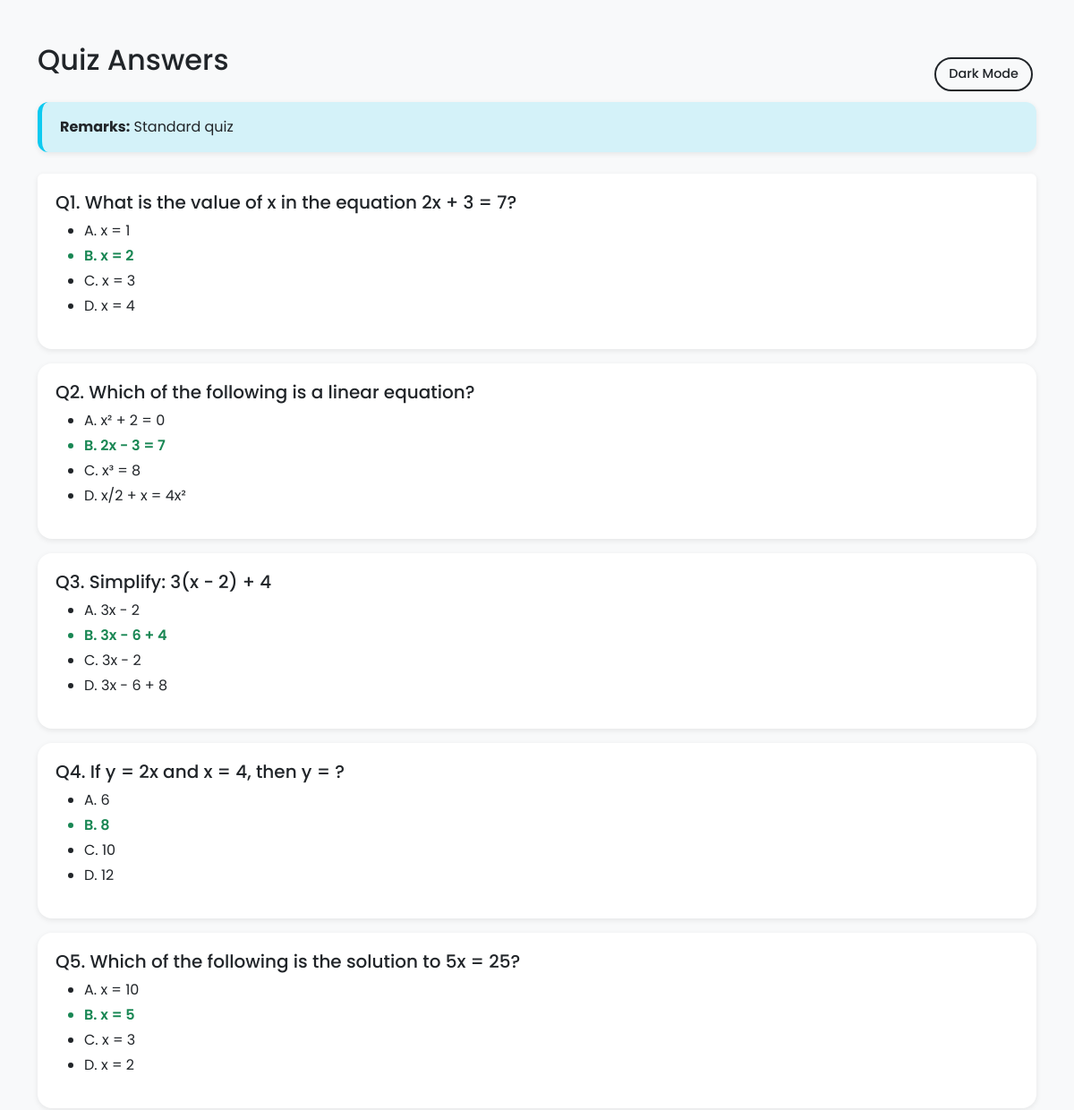
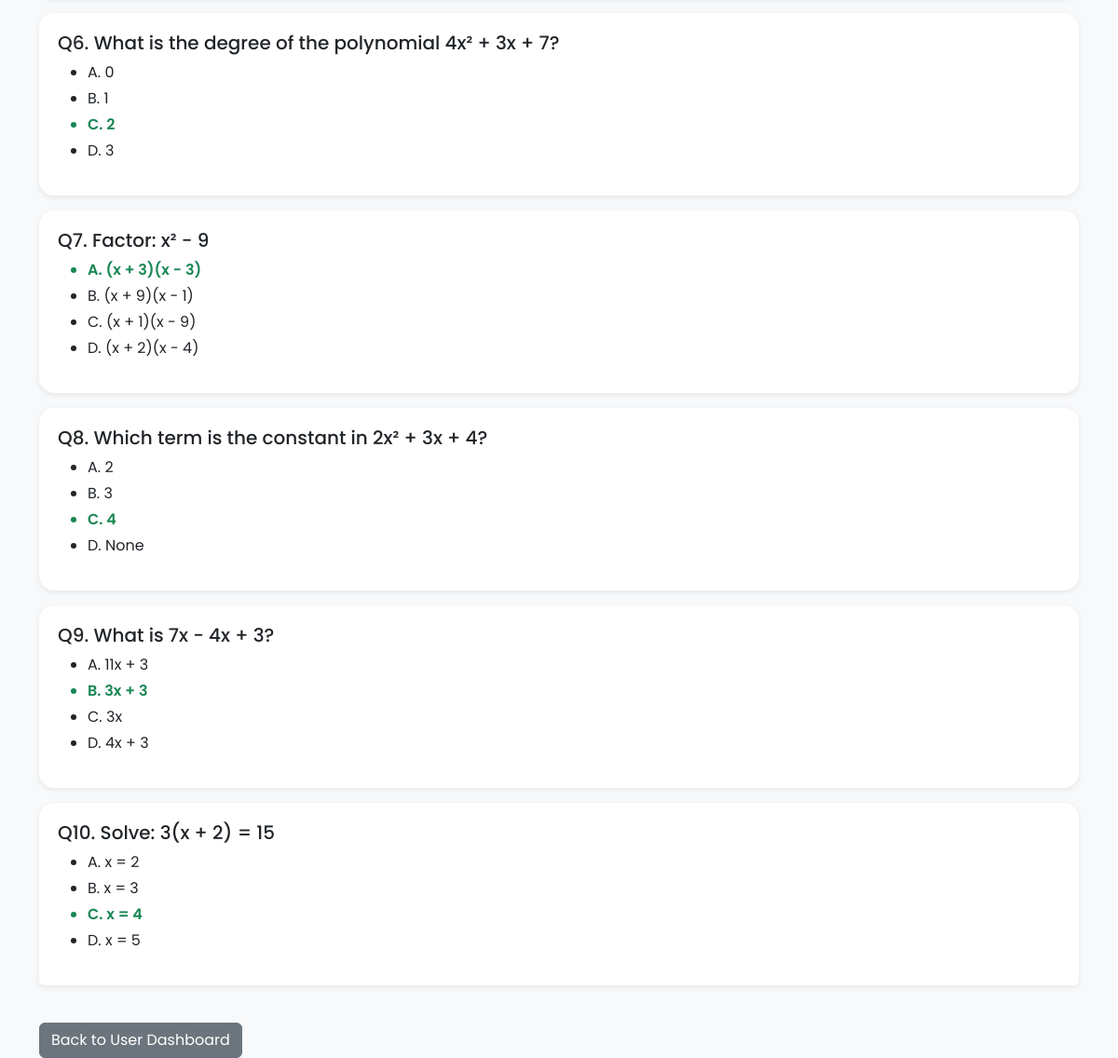
Page /view_answers/1 (signed in) on the committed database (2 pictures, top to bottom).
### app.py (models this page shows)
class Quiz(db.Model):
    id = db.Column(db.Integer, primary_key=True)
    chapter_id = db.Column(db.Integer, db.ForeignKey('chapter.id'), nullable=False)
    date_of_quiz = db.Column(db.Date, nullable=False)
    time_duration = db.Column(db.String(10), nullable=False)
    remarks = db.Column(db.Text, nullable=True)

class Question(db.Model):
    id = db.Column(db.Integer, primary_key=True)
    quiz_id = db.Column(db.Integer, db.ForeignKey('quiz.id'), nullable=False)
    question_statement = db.Column(db.Text, nullable=False)
    option1 = db.Column(db.String(200), nullable=False)
    option2 = db.Column(db.String(200), nullable=False)
    option3 = db.Column(db.String(200), nullable=False)
    option4 = db.Column(db.String(200), nullable=False)
    correct_option = db.Column(db.Integer, nullable=False)

### app.py (the view)
@app.route('/view_answers/<int:quiz_id>')
def view_answers(quiz_id):
    user_id = session.get('user_id')
    score = Score.query.filter_by(user_id=user_id, quiz_id=quiz_id).first()
    if not score:
        flash("You haven't attempted this quiz yet.", "warning")
        return redirect(url_for('user_dashboard'))
    quiz = Quiz.query.get_or_404(quiz_id)
    questions = Question.query.filter_by(quiz_id=quiz_id).all()
    return render_template("view_answers.html", questions=questions, quiz=quiz)

### templates/view_answers.html (shortened to what this page needs)
<!DOCTYPE html>
<html lang="en" class="light-theme">
<head>
  <link href="https://cdn.jsdelivr.net/npm/bootstrap@5.3.0/dist/css/bootstrap.min.css" rel="stylesheet" />
</head>
<body>
  <div class="container mt-5 position-relative">
    <div class="d-flex justify-content-between align-items-center mb-4 flex-wrap gap-2">
        <h2 class="mb-1">Quiz Answers</h2>
        <button id="theme-toggle" class="btn btn-theme-toggle">Dark Mode</button>
    </div>
    <div class="mb-4">
        {% if quiz.remarks %}
          <div class="custom-alert-info">
            <strong>Remarks:</strong> {{ quiz.remarks }}
          </div>
        {% endif %}
      </div>
    <div class="list-group">
      {% for q in questions %}
      <div class="list-group-item mb-3">
        <h5>Q{{ loop.index }}. {{ q.question_statement }}</h5>
        <ul>
          <li {% if q.correct_option == 1 %}class="text-success fw-semibold"{% endif %}>A. {{ q.option1 }}</li>
          <li {% if q.correct_option == 2 %}class="text-success fw-semibold"{% endif %}>B. {{ q.option2 }}</li>
          <li {% if q.correct_option == 3 %}class="text-success fw-semibold"{% endif %}>C. {{ q.option3 }}</li>
          <li {% if q.correct_option == 4 %}class="text-success fw-semibold"{% endif %}>D. {{ q.option4 }}</li>
        </ul>
      </div>
      {% endfor %}
    </div>
    <a href="{{ url_for('user_dashboard') }}" class="btn btn-secondary mt-4">Back to User Dashboard</a>
  </div>
</body>
</html>

### templates/view_answers.html (style rules this page uses)
:root { --bg-color: #f8f9fa; --text-color: #212529; --card-bg: #ffffff; --shadow-color: rgba(0, 0, 0, 0.08); }
body { background-color: var(--bg-color); color: var(--text-color); font-family: 'Poppins', sans-serif; transition: background-color 0.4s ease, color 0.4s ease; }
.list-group-item { background-color: var(--card-bg); color: var(--text-color); border: none; border-radius: 1rem; box-shadow: 0 2px 6px var(--shadow-color); padding: 1.25rem; transition: background-color 0.4s ease, color 0.4s ease; }
.btn-theme-toggle { position: absolute; top: 1rem; right: 1rem; border-radius: 999px; border: 2px solid var(--text-color); background-color: transparent; color: var(--text-color); padding: 6px 14px; font-size: 0.9rem; font-weight: 500; transition: all 0.3s ease; }
.list-group li { margin: 4px 0; }
.custom-alert-info { background-color: rgba(13, 202, 240, 0.15); border-left: 5px solid #0dcaf0; color: var(--text-color); padding: 1rem 1.25rem; border-radius: 0.75rem; margin-bottom: 1.5rem; box-shadow: 0 2px 6px var(--shadow-color); transition: all 0.3s ease; animation: fadeInSlide 0.5s ease; }

### rows in the picture
Quiz: remarks "Standard quiz"
Question: question_statement "What is the value of x in the equation 2x + 3 = 7?", option1 "x = 1", option2 "x = 2", option3 "x = 3", option4 "x = 4"
Question: question_statement "Which of the following is a linear equation?", option1 "x² + 2 = 0", option2 "2x - 3 = 7", option3 "x³ = 8", option4 "x/2 + x = 4x²"
Question: question_statement "Simplify: 3(x - 2) + 4", option1 "3x - 2", option2 "3x - 6 + 4", option3 "3x - 2", option4 "3x - 6 + 8"
Question: question_statement "If y = 2x and x = 4, then y = ?", option1 "6", option2 "8", option3 "10", option4 "12"
Question: question_statement "Which of the following is the solution to 5x = 25?", option1 "x = 10", option2 "x = 5", option3 "x = 3", option4 "x = 2"
Question: question_statement "What is the degree of the polynomial 4x² + 3x + 7?", option1 "0", option2 "1", option3 "2", option4 "3"
Question: question_statement "Factor: x² - 9", option1 "(x + 3)(x - 3)", option2 "(x + 9)(x - 1)", option3 "(x + 1)(x - 9)", option4 "(x + 2)(x - 4)"
Question: question_statement "Which term is the constant in 2x² + 3x + 4?", option1 "2", option2 "3", option3 "4", option4 "None"
Question: question_statement "What is 7x - 4x + 3?", option1 "11x + 3", option2 "3x + 3", option3 "3x", option4 "4x + 3"
Question: question_statement "Solve: 3(x + 2) = 15", option1 "x = 2", option2 "x = 3", option3 "x = 4", option4 "x = 5"
